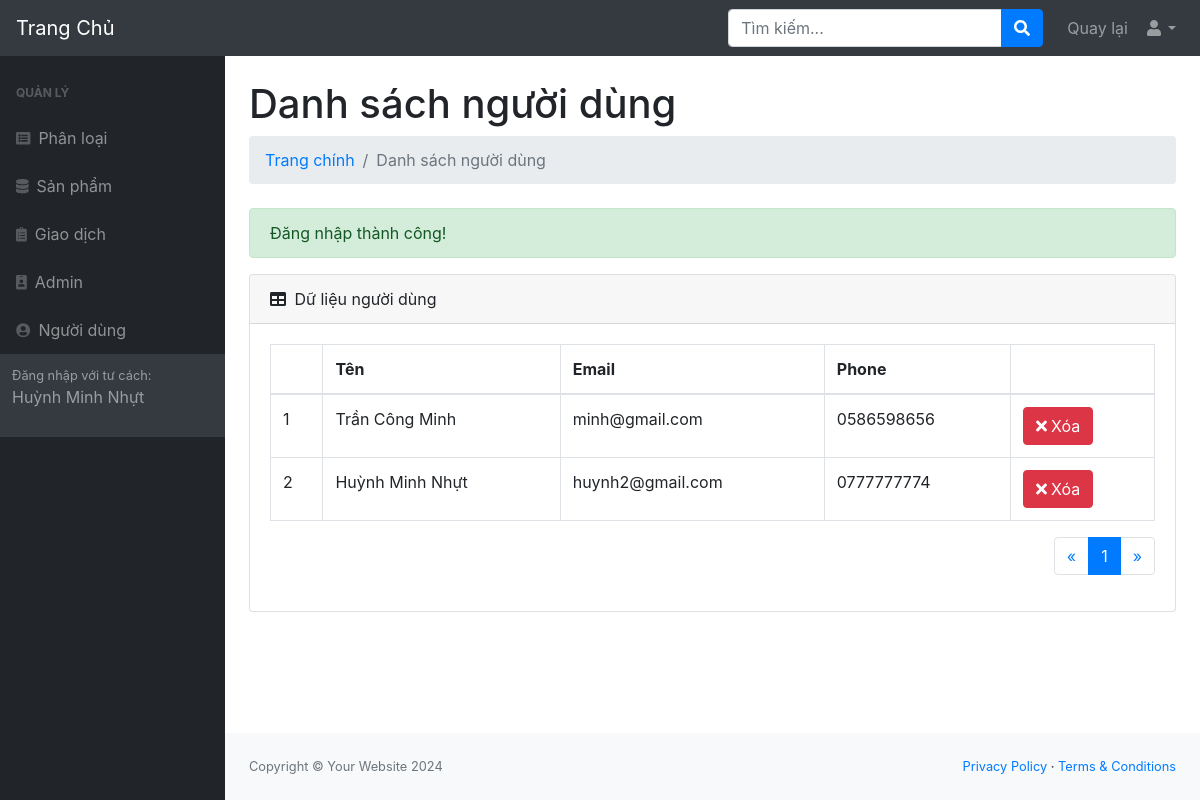
The page /admin/modules/users/index.php (signed in) on the database as committed earlier.
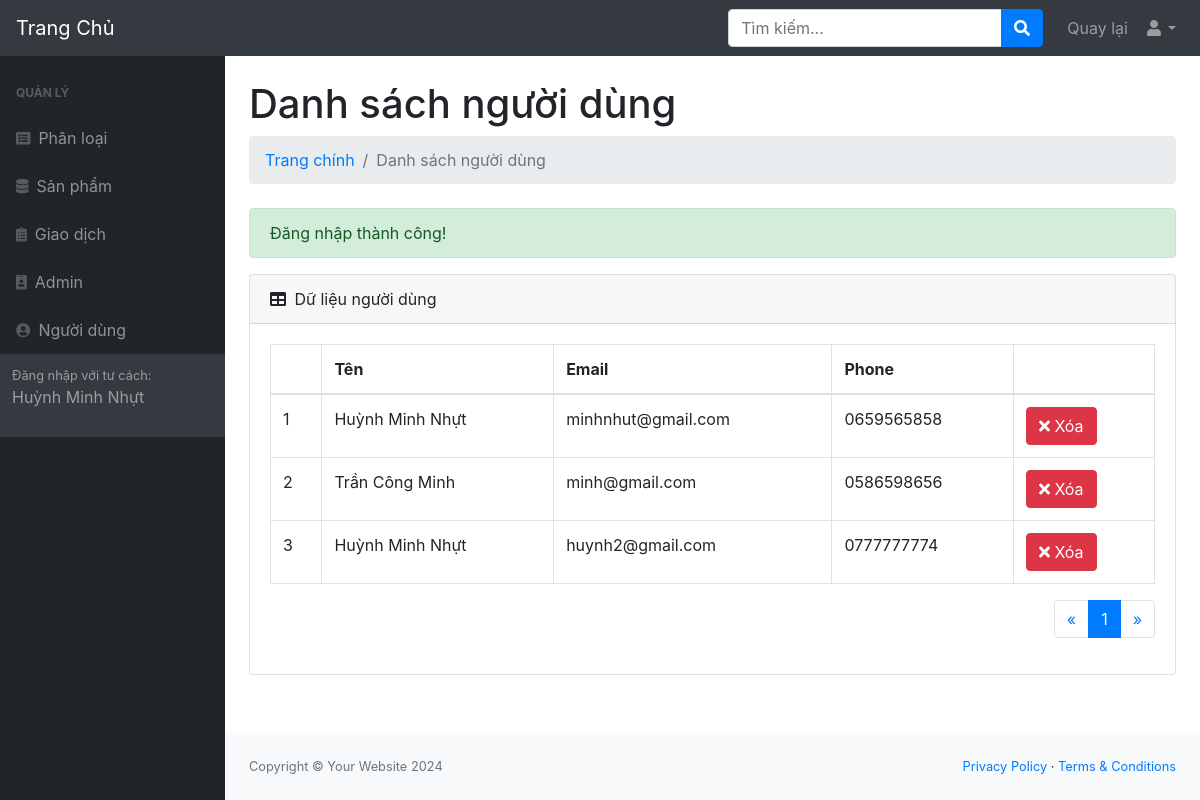
The same page on the database as committed later.
### tables this page shows
CREATE TABLE `users` (
  `id` int(11) NOT NULL,
  `name` varchar(255) DEFAULT NULL,
  `email` varchar(255) DEFAULT NULL,
  `phone` char(15) DEFAULT NULL,
  `address` varchar(255) DEFAULT NULL,
  `password` varchar(255) DEFAULT NULL,
  `status` tinyint(4) DEFAULT 1,
  `created_at` timestamp NULL DEFAULT current_timestamp() ON UPDATE current_timestamp(),
  `update_at` timestamp NULL DEFAULT current_timestamp() ON UPDATE current_timestamp()
);

### libraries/Database.php (called while the page is built, shortened)
<?php
    class Database
    {
        public $link;
        public function __construct()
        {
            $this->link = mysqli_connect("localhost","root","","shopcongnghe") or die ();
            mysqli_set_charset($this->link,"utf8");
        }
        public function countTable($table)
        {
            $sql = "SELECT id FROM  {$table}";
            $result = mysqli_query($this->link, $sql) or die("Lỗi Truy Vấn countTable----" .mysqli_error($this->link));
            $num = mysqli_num_rows($result);
            return $num;
        }
         public  function fetchJone($table,$sql ,$page = 0,$row ,$pagi = false )
        {
            $data = [];
            if ($pagi == true )
            {
                $total = $this->countTable($table);
                $sotrang = ceil($total / $row);
                $start = ($page - 1 ) * $row ;
                $sql .= " LIMIT $start,$row";
                $data = [ "page" => $sotrang];
                $result = mysqli_query($this->link,$sql) or die("Lỗi truy vấn fetchJone ---- " .mysqli_error($this->link));
            }
            else
            {
                $result = mysqli_query($this->link,$sql) or die("Lỗi truy vấn fetchJone ---- " .mysqli_error($this->link));
            }
            if( $result)
            {
                while ($num = mysqli_fetch_assoc($result))
                {
                    $data[] = $num;
                }
            }
            return $data;
        }
    }
?>

### admin/autoload/autoload.php (called while the page is built, shortened)
<?php
require_once __DIR__ . "/../../libraries/Database.php";
$db = new Database;

### admin/modules/users/index.php (the view, shortened to what the changed rows need)
<?php
    require_once __DIR__. "/../../autoload/autoload.php";
    if(isset($_GET['page']))
    {
        $p=$_GET['page'];
    }
    else
    {
        $p=1;
    }
    $sql ="SELECT users.* FROM users ORDER BY ID DESC";
    $users = $db->fetchJone('users', $sql, $p, 5, true);
    if(isset($users['page']))
    {
        $sotrang = $users['page'];
        unset($users['page']);
    }
?>
<?php require_once __DIR__. "/../../layouts/header.php" ;?>
<main>
    <div class="container-fluid">
        <h1 class="mt-4">Danh sách người dùng</h1>
        <?php require_once __DIR__. "/../../../partials/notification.php"; ?>
        <div class="card mb-4">
            <div class="card-body">
                <div class="table-responsive">
                    <table class="table table-bordered" id="dataTable" width="100%" cellspacing="0">
                        <thead>
                            <tr>
                                <th></th>
                                <th>Tên</th>
                                <th>Email</th>
                                <th>Phone</th>
                                <th></th>
                            </tr>
                        </thead>
                        <tbody>
                            <?php $Number = 1 ; foreach ($users as $item): ?>
                                <tr>
                                    <td><?php echo $Number ?></td>
                                    <td><?php echo $item['name'] ?></td>
                                    <td><?php echo $item['email'] ?></td>
                                    <td><?php echo $item['phone'] ?></td>
                                    <td>
                                        <a class="btn btn-xs btn-danger" href="delete.php?id=<?php echo $item['id'] ?>">
                                            <i class="fa fa-times"></i> Xóa
                                        </a>
                                    </td>
                                </tr>
                                <?php $Number++; endforeach ?>
                        </tbody>
                    </table>
                    <div class="pull-right" style="float: right;">
                        <nav aria-label="Page navigation example">
                            <ul class="pagination">
                                <?php for($i = 1 ; $i <= $sotrang ; $i++ ):?>
                                    <?php
                                        if(isset($_GET['page']))
                                        {
                                            $p=$_GET['page'];
                                        }
                                        else
                                        {
                                            $p=1;
                                        }
                                    ?>
                                    <li class="page-item <?php echo ($i==$p) ? 'active' : '' ?>">
                                        <a class="page-link" href="?page=<?php echo $i; ?>"><?php echo $i; ?></a>
                                    </li>
                                <?php endfor; ?>
                            </ul>
                        </nav>
                    </div>
                </div>
            </div>
        </div>
    </div>
</main>
<?php require_once __DIR__. "/../../layouts/footer.php" ;?>

Rows that differ between the two databases and show on the page:
added users: name "Huỳnh Minh Nhựt", email "minhnhut@gmail.com", phone "0659565858"
